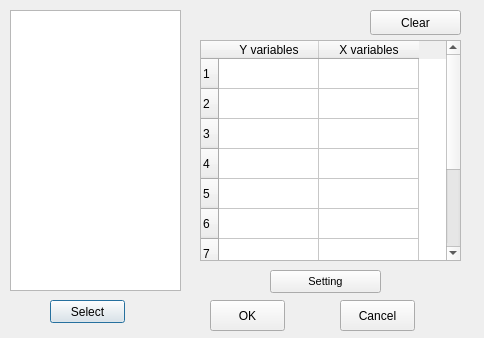
<?xml version="1.0" encoding="UTF-8"?>
<ui version="4.0">
 <class>Dialog</class>
 <widget class="QDialog" name="Dialog">
  <property name="geometry">
   <rect>
    <x>0</x>
    <y>0</y>
    <width>484</width>
    <height>338</height>
   </rect>
  </property>
  <property name="windowTitle">
   <string>Scatter plot</string>
  </property>
  <widget class="QListView" name="listView">
   <property name="geometry">
    <rect>
     <x>10</x>
     <y>10</y>
     <width>171</width>
     <height>281</height>
    </rect>
   </property>
   <property name="editTriggers">
    <set>QAbstractItemView::NoEditTriggers</set>
   </property>
  </widget>
  <widget class="QPushButton" name="select_btn">
   <property name="geometry">
    <rect>
     <x>50</x>
     <y>300</y>
     <width>75</width>
     <height>23</height>
    </rect>
   </property>
   <property name="text">
    <string>Select</string>
   </property>
  </widget>
  <widget class="QPushButton" name="ok_btn">
   <property name="geometry">
    <rect>
     <x>210</x>
     <y>300</y>
     <width>75</width>
     <height>31</height>
    </rect>
   </property>
   <property name="text">
    <string>OK</string>
   </property>
  </widget>
  <widget class="QPushButton" name="cancel_btn">
   <property name="geometry">
    <rect>
     <x>340</x>
     <y>300</y>
     <width>75</width>
     <height>31</height>
    </rect>
   </property>
   <property name="text">
    <string>Cancel</string>
   </property>
  </widget>
  <widget class="QPushButton" name="clear_btn">
   <property name="geometry">
    <rect>
     <x>370</x>
     <y>10</y>
     <width>91</width>
     <height>25</height>
    </rect>
   </property>
   <property name="text">
    <string>Clear</string>
   </property>
  </widget>
  <widget class="QPushButton" name="setting_btn">
   <property name="geometry">
    <rect>
     <x>270</x>
     <y>270</y>
     <width>111</width>
     <height>23</height>
    </rect>
   </property>
   <property name="font">
    <font>
     <pointsize>8</pointsize>
    </font>
   </property>
   <property name="text">
    <string>Setting</string>
   </property>
  </widget>
  <widget class="QTableWidget" name="tableWidget">
   <property name="geometry">
    <rect>
     <x>200</x>
     <y>40</y>
     <width>261</width>
     <height>221</height>
    </rect>
   </property>
   <row>
    <property name="text">
     <string>1</string>
    </property>
   </row>
   <row>
    <property name="text">
     <string>2</string>
    </property>
   </row>
   <row>
    <property name="text">
     <string>3</string>
    </property>
   </row>
   <row>
    <property name="text">
     <string>4</string>
    </property>
   </row>
   <row>
    <property name="text">
     <string>5</string>
    </property>
   </row>
   <row>
    <property name="text">
     <string>6</string>
    </property>
   </row>
   <row>
    <property name="text">
     <string>7</string>
    </property>
   </row>
   <row>
    <property name="text">
     <string>8</string>
    </property>
   </row>
   <row>
    <property name="text">
     <string>9</string>
    </property>
   </row>
   <row>
    <property name="text">
     <string>10</string>
    </property>
   </row>
   <column>
    <property name="text">
     <string>Y variables</string>
    </property>
   </column>
   <column>
    <property name="text">
     <string>X variables</string>
    </property>
   </column>
   <item row="0" column="0">
    <property name="text">
     <string/>
    </property>
   </item>
   <item row="0" column="1">
    <property name="text">
     <string/>
    </property>
   </item>
   <item row="1" column="0">
    <property name="text">
     <string/>
    </property>
   </item>
   <item row="1" column="1">
    <property name="text">
     <string/>
    </property>
   </item>
  </widget>
 </widget>
 <resources/>
 <connections/>
</ui>
